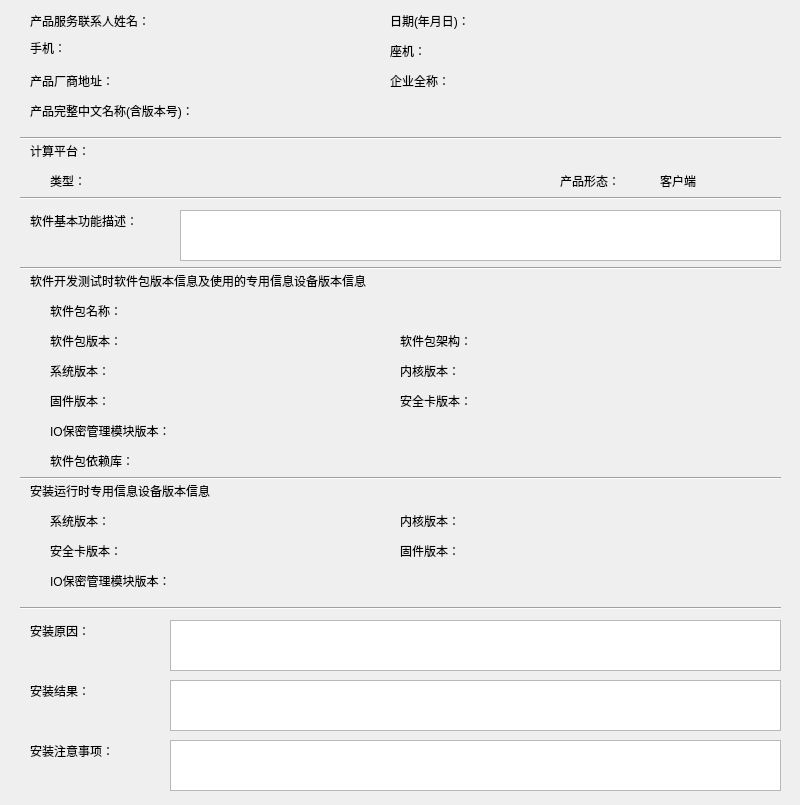
<?xml version="1.0" encoding="UTF-8"?>
<ui version="4.0">
 <class>ShowNonAdapterDialog</class>
 <widget class="QDialog" name="ShowNonAdapterDialog">
  <property name="geometry">
   <rect>
    <x>0</x>
    <y>0</y>
    <width>800</width>
    <height>805</height>
   </rect>
  </property>
  <property name="windowTitle">
   <string>详情</string>
  </property>
  <widget class="QLabel" name="mobilePhoneLabel">
   <property name="geometry">
    <rect>
     <x>30</x>
     <y>40</y>
     <width>51</width>
     <height>16</height>
    </rect>
   </property>
   <property name="text">
    <string>手机：</string>
   </property>
  </widget>
  <widget class="QLabel" name="developmentIoModuleVersionLabel">
   <property name="geometry">
    <rect>
     <x>50</x>
     <y>420</y>
     <width>161</width>
     <height>21</height>
    </rect>
   </property>
   <property name="text">
    <string>IO保密管理模块版本：</string>
   </property>
  </widget>
  <widget class="QLabel" name="runtimeFirmwareVersionLabel">
   <property name="geometry">
    <rect>
     <x>400</x>
     <y>540</y>
     <width>81</width>
     <height>21</height>
    </rect>
   </property>
   <property name="text">
    <string>固件版本：</string>
   </property>
  </widget>
  <widget class="QLabel" name="contactNameLabel">
   <property name="geometry">
    <rect>
     <x>30</x>
     <y>10</y>
     <width>151</width>
     <height>21</height>
    </rect>
   </property>
   <property name="text">
    <string>产品服务联系人姓名：</string>
   </property>
  </widget>
  <widget class="QLabel" name="developmentKernelVersionLabel">
   <property name="geometry">
    <rect>
     <x>400</x>
     <y>360</y>
     <width>81</width>
     <height>21</height>
    </rect>
   </property>
   <property name="text">
    <string>内核版本：</string>
   </property>
  </widget>
  <widget class="QLabel" name="runtimeOsVersionLabel">
   <property name="geometry">
    <rect>
     <x>50</x>
     <y>510</y>
     <width>81</width>
     <height>21</height>
    </rect>
   </property>
   <property name="text">
    <string>系统版本：</string>
   </property>
  </widget>
  <widget class="QLabel" name="telephoneLabel">
   <property name="geometry">
    <rect>
     <x>390</x>
     <y>40</y>
     <width>51</width>
     <height>21</height>
    </rect>
   </property>
   <property name="text">
    <string>座机：</string>
   </property>
  </widget>
  <widget class="QLabel" name="runtimeKernelVersionLabel">
   <property name="geometry">
    <rect>
     <x>400</x>
     <y>510</y>
     <width>81</width>
     <height>21</height>
    </rect>
   </property>
   <property name="text">
    <string>内核版本：</string>
   </property>
  </widget>
  <widget class="QLabel" name="productNameLabel">
   <property name="geometry">
    <rect>
     <x>30</x>
     <y>100</y>
     <width>201</width>
     <height>21</height>
    </rect>
   </property>
   <property name="text">
    <string>产品完整中文名称(含版本号)：</string>
   </property>
  </widget>
  <widget class="QLabel" name="platformLabel">
   <property name="geometry">
    <rect>
     <x>30</x>
     <y>140</y>
     <width>81</width>
     <height>21</height>
    </rect>
   </property>
   <property name="text">
    <string>计算平台：</string>
   </property>
  </widget>
  <widget class="QLabel" name="developmentOsVersionLabel">
   <property name="geometry">
    <rect>
     <x>50</x>
     <y>360</y>
     <width>81</width>
     <height>21</height>
    </rect>
   </property>
   <property name="text">
    <string>系统版本：</string>
   </property>
  </widget>
  <widget class="QLabel" name="addressInfoLabel">
   <property name="geometry">
    <rect>
     <x>30</x>
     <y>70</y>
     <width>111</width>
     <height>21</height>
    </rect>
   </property>
   <property name="text">
    <string>产品厂商地址：</string>
   </property>
  </widget>
  <widget class="QLabel" name="pkgVersionLabel">
   <property name="geometry">
    <rect>
     <x>50</x>
     <y>330</y>
     <width>91</width>
     <height>21</height>
    </rect>
   </property>
   <property name="text">
    <string>软件包版本：</string>
   </property>
  </widget>
  <widget class="QLabel" name="developmentFirmwareVersionLbl">
   <property name="geometry">
    <rect>
     <x>50</x>
     <y>390</y>
     <width>81</width>
     <height>21</height>
    </rect>
   </property>
   <property name="text">
    <string>固件版本：</string>
   </property>
  </widget>
  <widget class="QLabel" name="formLabel">
   <property name="geometry">
    <rect>
     <x>560</x>
     <y>170</y>
     <width>81</width>
     <height>21</height>
    </rect>
   </property>
   <property name="text">
    <string>产品形态：</string>
   </property>
  </widget>
  <widget class="QLabel" name="installReasonLabel">
   <property name="geometry">
    <rect>
     <x>30</x>
     <y>620</y>
     <width>91</width>
     <height>21</height>
    </rect>
   </property>
   <property name="text">
    <string>安装原因：</string>
   </property>
  </widget>
  <widget class="QLabel" name="companyNameLabel">
   <property name="geometry">
    <rect>
     <x>390</x>
     <y>70</y>
     <width>91</width>
     <height>21</height>
    </rect>
   </property>
   <property name="text">
    <string>企业全称：</string>
   </property>
  </widget>
  <widget class="QLabel" name="pkgNameLabel">
   <property name="geometry">
    <rect>
     <x>50</x>
     <y>300</y>
     <width>101</width>
     <height>21</height>
    </rect>
   </property>
   <property name="text">
    <string>软件包名称：</string>
   </property>
  </widget>
  <widget class="QLabel" name="developmentSocVersionLabel">
   <property name="geometry">
    <rect>
     <x>400</x>
     <y>390</y>
     <width>101</width>
     <height>21</height>
    </rect>
   </property>
   <property name="text">
    <string>安全卡版本：</string>
   </property>
  </widget>
  <widget class="QLabel" name="installWarningLabel">
   <property name="geometry">
    <rect>
     <x>30</x>
     <y>740</y>
     <width>111</width>
     <height>21</height>
    </rect>
   </property>
   <property name="text">
    <string>安装注意事项：</string>
   </property>
  </widget>
  <widget class="QLabel" name="dateLabel">
   <property name="geometry">
    <rect>
     <x>390</x>
     <y>10</y>
     <width>121</width>
     <height>21</height>
    </rect>
   </property>
   <property name="text">
    <string>日期(年月日)：</string>
   </property>
  </widget>
  <widget class="QLabel" name="runtimeSocVersionLabel">
   <property name="geometry">
    <rect>
     <x>50</x>
     <y>540</y>
     <width>101</width>
     <height>21</height>
    </rect>
   </property>
   <property name="text">
    <string>安全卡版本：</string>
   </property>
  </widget>
  <widget class="QLabel" name="runtimeIoModuleVersionLabel">
   <property name="geometry">
    <rect>
     <x>50</x>
     <y>570</y>
     <width>151</width>
     <height>21</height>
    </rect>
   </property>
   <property name="text">
    <string>IO保密管理模块版本：</string>
   </property>
  </widget>
  <widget class="QLabel" name="pkgArchLabel">
   <property name="geometry">
    <rect>
     <x>400</x>
     <y>330</y>
     <width>91</width>
     <height>21</height>
    </rect>
   </property>
   <property name="text">
    <string>软件包架构：</string>
   </property>
  </widget>
  <widget class="QLabel" name="installResultLabel">
   <property name="geometry">
    <rect>
     <x>30</x>
     <y>680</y>
     <width>91</width>
     <height>21</height>
    </rect>
   </property>
   <property name="text">
    <string>安装结果：</string>
   </property>
  </widget>
  <widget class="QLabel" name="typeLabel">
   <property name="geometry">
    <rect>
     <x>50</x>
     <y>170</y>
     <width>61</width>
     <height>21</height>
    </rect>
   </property>
   <property name="text">
    <string>类型：</string>
   </property>
  </widget>
  <widget class="QLabel" name="productInfoLabel">
   <property name="geometry">
    <rect>
     <x>30</x>
     <y>210</y>
     <width>141</width>
     <height>21</height>
    </rect>
   </property>
   <property name="text">
    <string>软件基本功能描述：</string>
   </property>
  </widget>
  <widget class="QLabel" name="addressInfoLbl">
   <property name="geometry">
    <rect>
     <x>180</x>
     <y>70</y>
     <width>211</width>
     <height>21</height>
    </rect>
   </property>
   <property name="text">
    <string/>
   </property>
  </widget>
  <widget class="QLabel" name="companyNameLbl">
   <property name="geometry">
    <rect>
     <x>510</x>
     <y>70</y>
     <width>261</width>
     <height>21</height>
    </rect>
   </property>
   <property name="text">
    <string/>
   </property>
  </widget>
  <widget class="QLabel" name="dateLbl">
   <property name="geometry">
    <rect>
     <x>510</x>
     <y>10</y>
     <width>261</width>
     <height>21</height>
    </rect>
   </property>
   <property name="text">
    <string/>
   </property>
  </widget>
  <widget class="QLabel" name="contactNameLbl">
   <property name="geometry">
    <rect>
     <x>180</x>
     <y>10</y>
     <width>191</width>
     <height>21</height>
    </rect>
   </property>
   <property name="text">
    <string/>
   </property>
  </widget>
  <widget class="QLabel" name="mobilePhoneLbl">
   <property name="geometry">
    <rect>
     <x>180</x>
     <y>40</y>
     <width>211</width>
     <height>21</height>
    </rect>
   </property>
   <property name="text">
    <string/>
   </property>
  </widget>
  <widget class="QLabel" name="telephoneLbl">
   <property name="geometry">
    <rect>
     <x>510</x>
     <y>40</y>
     <width>261</width>
     <height>21</height>
    </rect>
   </property>
   <property name="text">
    <string/>
   </property>
  </widget>
  <widget class="QLabel" name="productNameLabel_2">
   <property name="geometry">
    <rect>
     <x>250</x>
     <y>90</y>
     <width>491</width>
     <height>16</height>
    </rect>
   </property>
   <property name="text">
    <string/>
   </property>
  </widget>
  <widget class="Line" name="line">
   <property name="geometry">
    <rect>
     <x>20</x>
     <y>130</y>
     <width>761</width>
     <height>16</height>
    </rect>
   </property>
   <property name="orientation">
    <enum>Qt::Horizontal</enum>
   </property>
  </widget>
  <widget class="Line" name="line_2">
   <property name="geometry">
    <rect>
     <x>20</x>
     <y>190</y>
     <width>761</width>
     <height>16</height>
    </rect>
   </property>
   <property name="orientation">
    <enum>Qt::Horizontal</enum>
   </property>
  </widget>
  <widget class="QTextBrowser" name="productInfoTextBrowser">
   <property name="geometry">
    <rect>
     <x>180</x>
     <y>210</y>
     <width>601</width>
     <height>51</height>
    </rect>
   </property>
  </widget>
  <widget class="QLabel" name="typeLbl">
   <property name="geometry">
    <rect>
     <x>150</x>
     <y>170</y>
     <width>351</width>
     <height>21</height>
    </rect>
   </property>
   <property name="text">
    <string/>
   </property>
  </widget>
  <widget class="QLabel" name="formLbl">
   <property name="geometry">
    <rect>
     <x>660</x>
     <y>170</y>
     <width>111</width>
     <height>21</height>
    </rect>
   </property>
   <property name="text">
    <string>客户端</string>
   </property>
  </widget>
  <widget class="Line" name="line_3">
   <property name="geometry">
    <rect>
     <x>20</x>
     <y>260</y>
     <width>761</width>
     <height>16</height>
    </rect>
   </property>
   <property name="orientation">
    <enum>Qt::Horizontal</enum>
   </property>
  </widget>
  <widget class="QLabel" name="label_9">
   <property name="geometry">
    <rect>
     <x>30</x>
     <y>270</y>
     <width>491</width>
     <height>21</height>
    </rect>
   </property>
   <property name="text">
    <string>软件开发测试时软件包版本信息及使用的专用信息设备版本信息</string>
   </property>
  </widget>
  <widget class="QLabel" name="pkgVersionLbl">
   <property name="geometry">
    <rect>
     <x>160</x>
     <y>330</y>
     <width>221</width>
     <height>21</height>
    </rect>
   </property>
   <property name="text">
    <string/>
   </property>
  </widget>
  <widget class="QLabel" name="pkgNameLbl">
   <property name="geometry">
    <rect>
     <x>160</x>
     <y>300</y>
     <width>611</width>
     <height>21</height>
    </rect>
   </property>
   <property name="text">
    <string/>
   </property>
  </widget>
  <widget class="QLabel" name="pkgArchLbl">
   <property name="geometry">
    <rect>
     <x>510</x>
     <y>330</y>
     <width>221</width>
     <height>21</height>
    </rect>
   </property>
   <property name="text">
    <string/>
   </property>
  </widget>
  <widget class="QLabel" name="developmentOsVersionLbl">
   <property name="geometry">
    <rect>
     <x>160</x>
     <y>360</y>
     <width>221</width>
     <height>21</height>
    </rect>
   </property>
   <property name="text">
    <string/>
   </property>
  </widget>
  <widget class="QLabel" name="pkgDependencyLabel_2">
   <property name="geometry">
    <rect>
     <x>50</x>
     <y>450</y>
     <width>101</width>
     <height>21</height>
    </rect>
   </property>
   <property name="text">
    <string>软件包依赖库：</string>
   </property>
  </widget>
  <widget class="QLabel" name="pkgDependencyLbl">
   <property name="geometry">
    <rect>
     <x>210</x>
     <y>450</y>
     <width>571</width>
     <height>21</height>
    </rect>
   </property>
   <property name="text">
    <string/>
   </property>
  </widget>
  <widget class="QLabel" name="developmentKernelVersionLbl">
   <property name="geometry">
    <rect>
     <x>510</x>
     <y>360</y>
     <width>221</width>
     <height>21</height>
    </rect>
   </property>
   <property name="text">
    <string/>
   </property>
  </widget>
  <widget class="QLabel" name="developmentIoModuleVersionLbl">
   <property name="geometry">
    <rect>
     <x>210</x>
     <y>420</y>
     <width>571</width>
     <height>21</height>
    </rect>
   </property>
   <property name="text">
    <string/>
   </property>
  </widget>
  <widget class="QLabel" name="label_17">
   <property name="geometry">
    <rect>
     <x>160</x>
     <y>390</y>
     <width>221</width>
     <height>21</height>
    </rect>
   </property>
   <property name="text">
    <string/>
   </property>
  </widget>
  <widget class="Line" name="line_4">
   <property name="geometry">
    <rect>
     <x>20</x>
     <y>470</y>
     <width>761</width>
     <height>16</height>
    </rect>
   </property>
   <property name="orientation">
    <enum>Qt::Horizontal</enum>
   </property>
  </widget>
  <widget class="QLabel" name="label_18">
   <property name="geometry">
    <rect>
     <x>30</x>
     <y>480</y>
     <width>301</width>
     <height>21</height>
    </rect>
   </property>
   <property name="text">
    <string>安装运行时专用信息设备版本信息</string>
   </property>
  </widget>
  <widget class="QTextBrowser" name="installReasonTextBrowser">
   <property name="geometry">
    <rect>
     <x>170</x>
     <y>620</y>
     <width>611</width>
     <height>51</height>
    </rect>
   </property>
  </widget>
  <widget class="QTextBrowser" name="installWarningTextBrowser">
   <property name="geometry">
    <rect>
     <x>170</x>
     <y>740</y>
     <width>611</width>
     <height>51</height>
    </rect>
   </property>
  </widget>
  <widget class="QTextBrowser" name="installResultTextBrowser">
   <property name="geometry">
    <rect>
     <x>170</x>
     <y>680</y>
     <width>611</width>
     <height>51</height>
    </rect>
   </property>
  </widget>
  <widget class="Line" name="line_5">
   <property name="geometry">
    <rect>
     <x>20</x>
     <y>600</y>
     <width>761</width>
     <height>16</height>
    </rect>
   </property>
   <property name="orientation">
    <enum>Qt::Horizontal</enum>
   </property>
  </widget>
  <widget class="QLabel" name="productNameLbl">
   <property name="geometry">
    <rect>
     <x>260</x>
     <y>100</y>
     <width>471</width>
     <height>21</height>
    </rect>
   </property>
   <property name="text">
    <string/>
   </property>
  </widget>
  <widget class="QLabel" name="developmentSocVersionLbl">
   <property name="geometry">
    <rect>
     <x>510</x>
     <y>390</y>
     <width>221</width>
     <height>21</height>
    </rect>
   </property>
   <property name="text">
    <string/>
   </property>
  </widget>
  <widget class="QLabel" name="runtimeIoModuleVersionLbl">
   <property name="geometry">
    <rect>
     <x>210</x>
     <y>570</y>
     <width>561</width>
     <height>21</height>
    </rect>
   </property>
   <property name="text">
    <string/>
   </property>
  </widget>
  <widget class="QLabel" name="runtimeSocVersionLbl">
   <property name="geometry">
    <rect>
     <x>150</x>
     <y>540</y>
     <width>241</width>
     <height>21</height>
    </rect>
   </property>
   <property name="text">
    <string/>
   </property>
  </widget>
  <widget class="QLabel" name="runtimeOsVersionLbl">
   <property name="geometry">
    <rect>
     <x>150</x>
     <y>510</y>
     <width>251</width>
     <height>21</height>
    </rect>
   </property>
   <property name="text">
    <string/>
   </property>
  </widget>
  <widget class="QLabel" name="runtimeKernelVersionLbl">
   <property name="geometry">
    <rect>
     <x>490</x>
     <y>510</y>
     <width>301</width>
     <height>21</height>
    </rect>
   </property>
   <property name="text">
    <string/>
   </property>
  </widget>
  <widget class="QLabel" name="runtimeFirmwareVersionLbl">
   <property name="geometry">
    <rect>
     <x>490</x>
     <y>540</y>
     <width>291</width>
     <height>21</height>
    </rect>
   </property>
   <property name="text">
    <string/>
   </property>
  </widget>
 </widget>
 <resources/>
 <connections/>
</ui>
